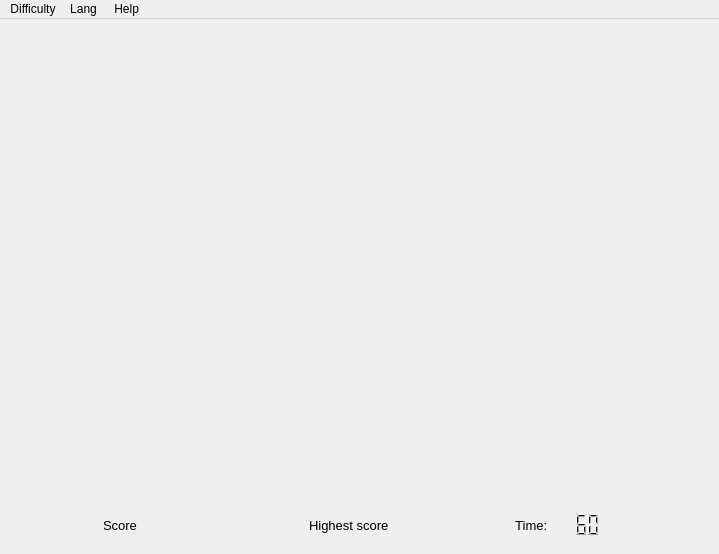
<?xml version="1.0" encoding="UTF-8"?>
<ui version="4.0">
 <class>MainWindow</class>
 <widget class="QMainWindow" name="MainWindow">
  <property name="geometry">
   <rect>
    <x>0</x>
    <y>0</y>
    <width>719</width>
    <height>554</height>
   </rect>
  </property>
  <property name="windowTitle">
   <string>MainWindow</string>
  </property>
  <widget class="QWidget" name="centralwidget">
   <layout class="QGridLayout" name="gridLayout">
    <item row="0" column="0">
     <widget class="QWidget" name="runningWidget" native="true">
      <property name="minimumSize">
       <size>
        <width>0</width>
        <height>200</height>
       </size>
      </property>
      <property name="maximumSize">
       <size>
        <width>16777215</width>
        <height>200</height>
       </size>
      </property>
     </widget>
    </item>
    <item row="3" column="0">
     <layout class="QHBoxLayout" name="horizontalLayout">
      <item>
       <spacer name="horizontalSpacer_2">
        <property name="orientation">
         <enum>Qt::Horizontal</enum>
        </property>
        <property name="sizeHint" stdset="0">
         <size>
          <width>40</width>
          <height>20</height>
         </size>
        </property>
       </spacer>
      </item>
      <item>
       <widget class="QLabel" name="score_label">
        <property name="minimumSize">
         <size>
          <width>200</width>
          <height>40</height>
         </size>
        </property>
        <property name="maximumSize">
         <size>
          <width>200</width>
          <height>40</height>
         </size>
        </property>
        <property name="font">
         <font>
          <pointsize>10</pointsize>
         </font>
        </property>
        <property name="text">
         <string>Score</string>
        </property>
       </widget>
      </item>
      <item>
       <widget class="QLabel" name="topScore_label">
        <property name="minimumSize">
         <size>
          <width>200</width>
          <height>40</height>
         </size>
        </property>
        <property name="maximumSize">
         <size>
          <width>200</width>
          <height>40</height>
         </size>
        </property>
        <property name="font">
         <font>
          <pointsize>10</pointsize>
         </font>
        </property>
        <property name="text">
         <string>Highest score</string>
        </property>
       </widget>
      </item>
      <item>
       <widget class="QLabel" name="time_label">
        <property name="font">
         <font>
          <pointsize>10</pointsize>
         </font>
        </property>
        <property name="text">
         <string>Time: </string>
        </property>
        <property name="alignment">
         <set>Qt::AlignCenter</set>
        </property>
       </widget>
      </item>
      <item>
       <widget class="QLCDNumber" name="time_lcd">
        <property name="minimumSize">
         <size>
          <width>60</width>
          <height>25</height>
         </size>
        </property>
        <property name="maximumSize">
         <size>
          <width>100</width>
          <height>25</height>
         </size>
        </property>
        <property name="font">
         <font>
          <pointsize>8</pointsize>
         </font>
        </property>
        <property name="styleSheet">
         <string notr="true"/>
        </property>
        <property name="frameShape">
         <enum>QFrame::NoFrame</enum>
        </property>
        <property name="lineWidth">
         <number>1</number>
        </property>
        <property name="midLineWidth">
         <number>0</number>
        </property>
        <property name="digitCount">
         <number>2</number>
        </property>
        <property name="intValue" stdset="0">
         <number>60</number>
        </property>
       </widget>
      </item>
      <item>
       <spacer name="horizontalSpacer">
        <property name="orientation">
         <enum>Qt::Horizontal</enum>
        </property>
        <property name="sizeHint" stdset="0">
         <size>
          <width>40</width>
          <height>20</height>
         </size>
        </property>
       </spacer>
      </item>
     </layout>
    </item>
    <item row="1" column="0">
     <spacer name="verticalSpacer">
      <property name="orientation">
       <enum>Qt::Vertical</enum>
      </property>
      <property name="sizeHint" stdset="0">
       <size>
        <width>20</width>
        <height>40</height>
       </size>
      </property>
     </spacer>
    </item>
   </layout>
  </widget>
  <widget class="QMenuBar" name="menubar">
   <property name="geometry">
    <rect>
     <x>0</x>
     <y>0</y>
     <width>719</width>
     <height>21</height>
    </rect>
   </property>
   <widget class="QMenu" name="menuDifficulty">
    <property name="title">
     <string>Difficulty</string>
    </property>
    <addaction name="action_Easy"/>
    <addaction name="action_Medium"/>
    <addaction name="action_Hard"/>
    <addaction name="action_Expert"/>
   </widget>
   <widget class="QMenu" name="menuLang">
    <property name="title">
     <string>Lang</string>
    </property>
    <addaction name="actionEnglish"/>
    <addaction name="action_Ru"/>
   </widget>
   <widget class="QMenu" name="menu_Help">
    <property name="title">
     <string> Help</string>
    </property>
   </widget>
   <addaction name="menuDifficulty"/>
   <addaction name="menuLang"/>
   <addaction name="menu_Help"/>
  </widget>
  <action name="actionEnglish">
   <property name="text">
    <string>En</string>
   </property>
  </action>
  <action name="action_Ru">
   <property name="text">
    <string> Ru</string>
   </property>
  </action>
  <action name="action_Easy">
   <property name="text">
    <string> Easy</string>
   </property>
  </action>
  <action name="action_Medium">
   <property name="text">
    <string> Medium</string>
   </property>
  </action>
  <action name="action_Hard">
   <property name="text">
    <string> Hard</string>
   </property>
  </action>
  <action name="action_Expert">
   <property name="text">
    <string> Expert</string>
   </property>
  </action>
 </widget>
 <resources/>
 <connections/>
</ui>
